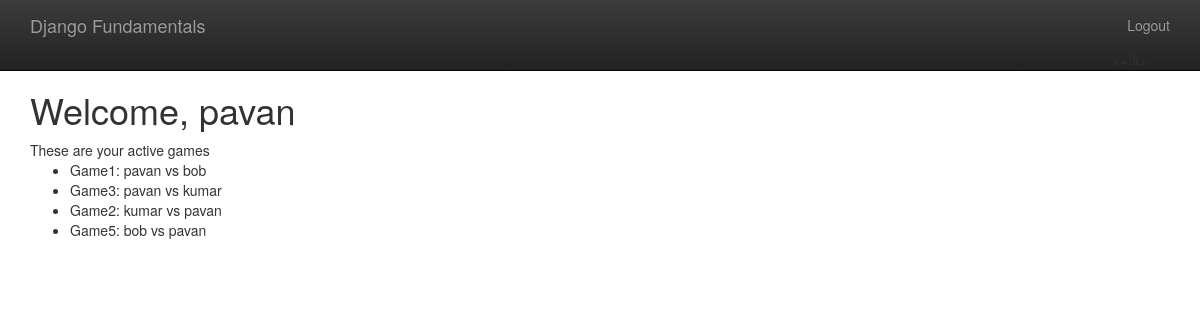
/player/home (signed in), run on the app's committed database.
### gameplay/models.py (models this page shows, shortened)
class Game(models.Model):
    first_player = models.ForeignKey(User, related_name="games_first_player", on_delete=models.CASCADE)
    second_player = models.ForeignKey(User, related_name="games_second_player", on_delete=models.CASCADE)
    start_time = models.DateField(auto_now_add=True)
    last_active = models.DateField(auto_now=True)
    status = models.CharField(max_length=1, default='F', choices=GAME_STATUS_CHOICE)
    objects = GameQuerySet.as_manager()

### player/views.py (the view)
# urls.py: url(r'home$', home, name="player_home"),
@login_required
def home(request):
    my_games = Game.objects.games_for_user(request.user)
    active_games = my_games.active()
    return render(request, "player/home.html",
                  {'games': active_games})

### gameplay/models.py (called while the page is built)
    def games_for_user(self, user):
        return self.filter(
            Q(first_player=user) | Q(second_player=user)
        )

    def active(self):
        return self.filter(
            Q(status='F') | Q(status='S')
        )

### templates/player/home.html
{% extends "base.html" %}
{% block content %}
    <h1>Welcome, {{ user.username }}</h1>
    These are your active games
    <ul>
        {% for g in games %}
        <li>Game{{g.id}}: {{g.first_player}} vs {{g.second_player}}</li>
        {% endfor %}
    </ul>
{% endblock %}

### templates/base.html (shortened to what this page needs)
{% load static %}
<!doctype html>
<html class="no-js" lang="">
    <head>
        <link rel="stylesheet" href="{% static 'css/bootstrap.min.css' %}">
        <link rel="stylesheet" href="{% static 'css/bootstrap-theme.min.css' %}">
        <link rel="stylesheet" href="{% static 'css/main.css' %}">
    </head>
    <body>
    <nav class="navbar navbar-inverse navbar-fixed-top" role="navigation">
      <div class="container">
        <div class="navbar-header">
          <a class="navbar-brand" href="/">Django Fundamentals</a>
        </div>
        <ul class="nav navbar-nav navbar-right">
            {% if user.is_authenticated %}
                <li><a href="{% url 'player_logout' %}">Logout</a><=/li>
            {% else %}
                <li><a href="{% url 'player_login' %}">Login</a></li>
            {% endif %}
        </ul>
      </div>
    </nav>
    <div class="container">
        {% block content %}
        {% endblock %}
    </div>
    </body>
</html>

### templates/base.html (style rules this page uses)
body { padding-top: 70px; padding-bottom: 20px; }

### data on the page
Game: id "1", first_player "pavan", second_player "bob"
Game: id "3", first_player "pavan", second_player "kumar"
Game: id "2", first_player "kumar", second_player "pavan"
Game: id "5", first_player "bob", second_player "pavan"

### other printed values
{{ user.username }} "pavan"
